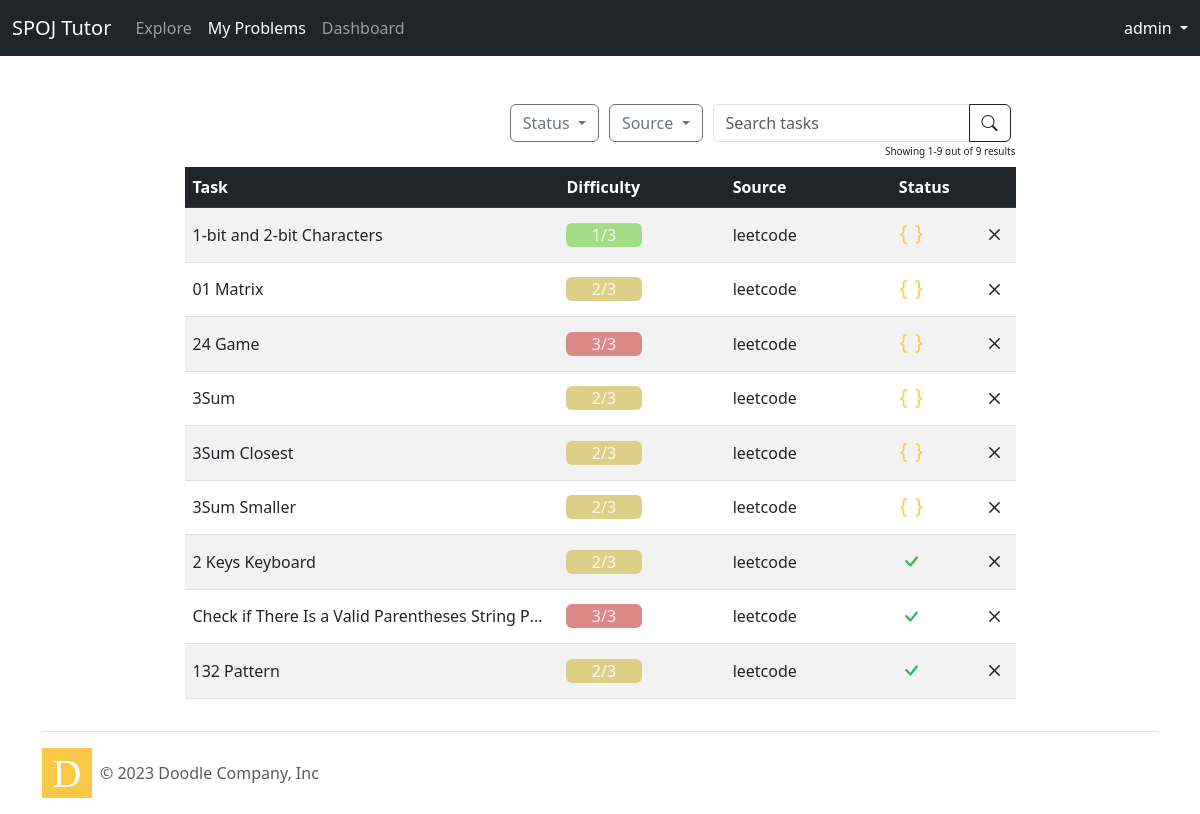
/tasks/my_problems/ (signed in), run on an earlier commit of the app's database.
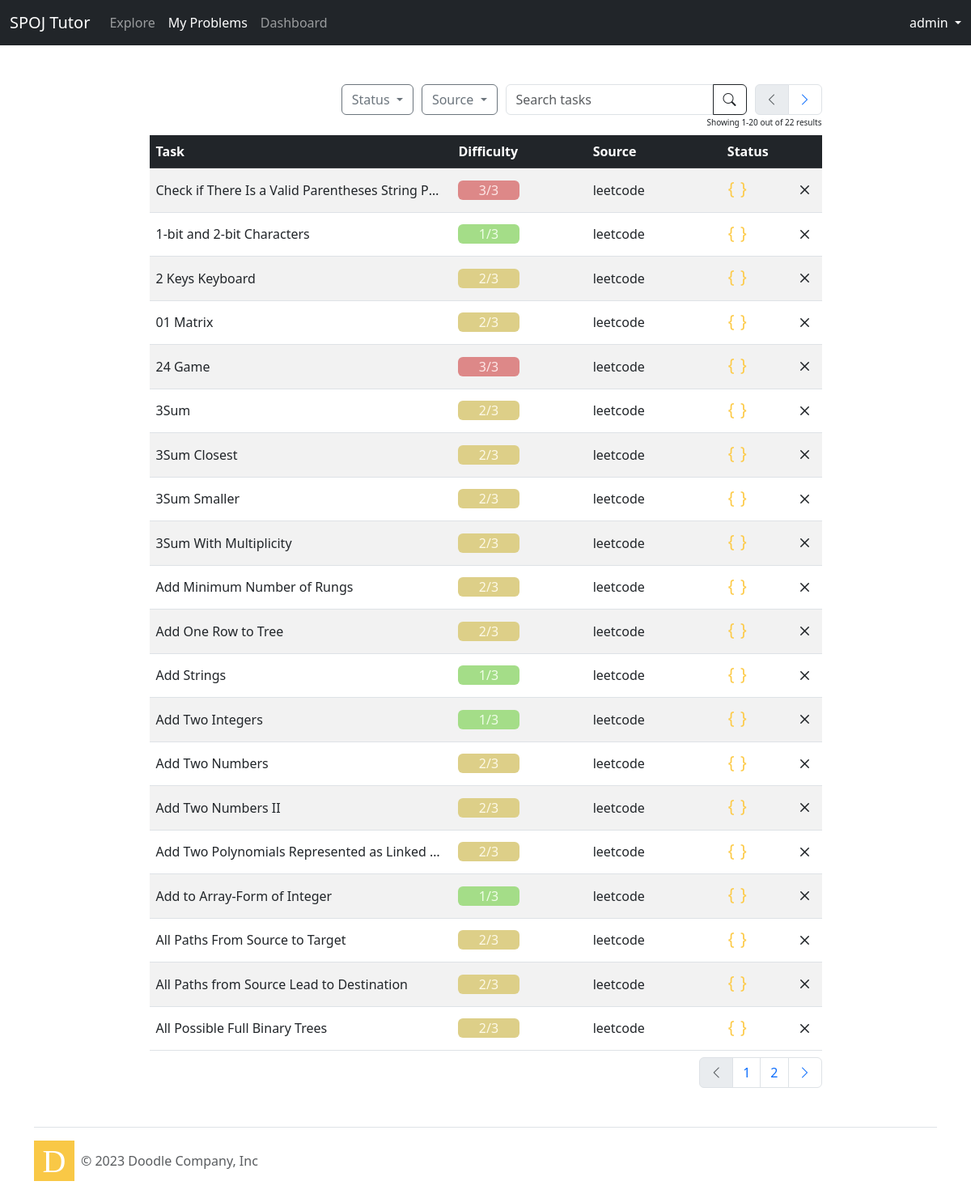
And on a later commit of the database.
### tasks/models.py (models this page shows, shortened)
class UserTask(models.Model):
    id = models.AutoField(primary_key=True)
    task_id = models.ForeignKey(Task, related_name="user_tasks", on_delete=models.CASCADE)
    user_id = models.ForeignKey(User, related_name="user_tasks", on_delete=models.CASCADE)
    class Meta:
        unique_together = ("task_id", "user_id")
    user_solution = models.CharField(max_length=1000, blank=True, null=True)
    user_note = models.CharField(max_length=500, blank=True, null=True)
    finished_date = models.DateTimeField(blank=True, null=True)

class Task(models.Model):
    id = models.AutoField(primary_key=True)
    difficulty = models.PositiveIntegerField()
    title = models.CharField(max_length=125)
    spoj = models.ForeignKey(Spoj, on_delete=models.CASCADE)
    class Meta:
        unique_together = ("difficulty", "title", "spoj", "url", "solution_url")
    url = models.URLField(max_length=200, blank=True, null=True)
    solution_url = models.URLField(max_length=200, blank=True, null=True)

class Spoj(models.Model):
    name = models.CharField(max_length=255, primary_key=True)
    amount_of_difficulty_levels = models.IntegerField(null=False, blank=False)
    url = models.URLField(max_length=200)
    def __str__(self):
        return self.name

### tasks/views.py (the view)
# urls.py: path("my_problems/", login_required(views.user_tasks), name='user_tasks'),
def user_tasks(request):
    if request.method == "POST":
        with transaction.atomic():
            task_id = request.POST["delete-user-task"]
            task = UserTask.objects.get(id=task_id)
            task.delete()
    user_task_query = UserTaskQuery(request)
    task_list = user_task_query.filtered_queryset
    tasks_count = task_list.count()
    spojs = Spoj.objects.all()
    queryset = task_list.order_by('finished_date')
    page = request.GET.get('page', 1)
    paginator = Paginator(queryset, 20)
    try:
        tasks = paginator.page(page)
    except PageNotAnInteger:
        tasks = paginator.page(1)
    except EmptyPage:
        tasks = paginator.page(paginator.num_pages)
    return render(request, 'user_tasks/user_tasks.html',
                  {'tasks': tasks, 'spojs': spojs, 'task_query': user_task_query, "tasks_count": tasks_count})

### tasks/query_params/task_query_params.py (called while the page is built, shortened)
    def _get_params(self):
        return list(self.request.GET.keys())

    def _build_url(self):
        url = ""
        for param in QUERY_PARAMS_ORDER:
            if param in self.request.GET:
                url += f"&{param}={self.request.GET.get(param)}"
        return url

    def _handle_params(self):
        user_tasks = UserTask.objects.all()
        return user_tasks

### tasks/templatetags/paginator_tags.py (called while the page is built)
@register.simple_tag
def get_proper_elided_page_range(p, number, on_each_side=1, on_ends=1):
    paginator = Paginator(p.object_list, p.per_page)
    return paginator.get_elided_page_range(number=number,
                                           on_each_side=on_each_side,
                                           on_ends=on_ends)

### templates/user_tasks/user_tasks.html (shortened to what this page needs)
{% extends 'base.html' %}
{% load static %}
{% load paginator_tags %}
{% block stylesheet %}
    {{ block.super }}
    <link rel="stylesheet" href="{% static 'css/tasks.css' %}">
{% endblock stylesheet %}
{% block navbar_items %}
    <li class="nav-item">
        <a class="nav-link" aria-current="page" href="{% url 'tasks' %}">Explore</a>
    </li>
    <li class="nav-item">
        <a class="nav-link active" href="{% url 'user_tasks' %}">My Problems</a>
    </li>
    <li class="nav-item">
        <a class="nav-link" href="{% url 'dashboard' %}">Dashboard</a>
    </li>
{% endblock navbar_items %}
{% block content %}
    <div class="row justify-content-center">
        <div class="col-lg-9 col-md-12 col-sm-12">
            {% include 'includes/user_task_table_nav.html' %}
            <table class="fixed table table-striped my-2 align-middle">
                <thead class="table-dark ">
                <tr>
                    <th style="width: 45%">Task</th>
                    <th style="width: 20%">Difficulty</th>
                    <th style="width: 20%">Source</th>
                    <th style="width: 10%">Status</th>
                    <th style="width: 5%"></th>
                </tr>
                </thead>
                <tbody>
                {% for task in tasks %}
                    <tr>
                        <td class="title"><a class="link"
                                             href="{% url 'single_user_task' task.id %}">{{ task.task_id.title }}</a>
                        </td>
                        <td>
                            <div class="diff container-lg rounded-2" id="diff">
                                {{ task.task_id.difficulty | add:1 }}/{{ task.task_id.spoj.amount_of_difficulty_levels }}
                            </div>
                        </td>
                        <td>
                            <a class="link" href={{ task.task_id.url }} target="_blank" rel="noopener noreferrer">
                                {{ task.task_id.spoj }}
                            </a>
                        </td>
                        <td class="text-left">
                            {% if task.finished_date is not None %}
                                <i class="bi bi-check icon-green" style="font-size: 25px"></i>
                            {% else %}
                                <i class="bi bi-braces icon-yellow" style="font-size: 25px"></i>
                            {% endif %}
                        </td>
                        <td>
                            <form method="post" action="{{ request.full_path }}">
                                <button class="blank-button link-delete" type="submit" name="delete-user-task"
                                        value="{{ task.id }}">
                                    <i class="bi bi-x" style="font-size: 25px"></i>
                                </button>
                            </form>
                        </td>
                    </tr>
                {% endfor %}
                </tbody>
            </table>
            {% include 'includes/table_pagination.html' %}
        </div>
    </div>
{% endblock content %}

### templates/base.html (shortened to what this page needs)
{% load static %}
<!DOCTYPE html>
<html>
<head>
    {% block stylesheet %}
        <link rel="stylesheet" href="{% static 'css/bootstrap.min.css' %}">
        <link href="{% static 'css/bootstrap-icons.css' %}" rel="stylesheet">
    {% endblock stylesheet %}
</head>
<body>
{% block body %}
    {% block nav %}
        <nav class="navbar sticky-top navbar-expand-lg bg-dark" data-bs-theme="dark">
            <div class="container-fluid">
                <a class="navbar-brand" href="{% url 'home' %}">SPOJ Tutor</a>
                <div class="collapse navbar-collapse" id="navbarNavDropdown">
                    <ul class="navbar-nav me-auto mb-2 mb-lg-0">
                        {% block navbar_items %}{% endblock navbar_items %}
                    </ul>
                    {% if user.is_authenticated %}
                        <div class="navbar-text dropdown">
                            <a class="nav-link dropdown-toggle" href="#" role="button" data-bs-toggle="dropdown"
                               aria-expanded="false">
                                {{ user.username }}
                            </a>
                        </div>
                    {% else %}
                        <form class="form-inline">
                            <a href="{% url 'login' %}" class="btn btn-outline-light">Log In</a>
                            <a href="{% url 'signup' %}" class="btn btn-primary">Sign Up</a>
                        </form>
                    {% endif %}
                </div>
            </div>
        </nav>
    {% endblock nav %}
    {% block container %}
        <div class="container mx-auto mt-5">
            {% block content %}
            {% endblock %}
        </div>
        {% block footer %}
            <div class="container">
                <footer class="d-flex flex-wrap justify-content-between align-items-center py-3 mt-4 border-top">
                    <div class="col-md-4 d-flex align-items-center">
                        <svg xmlns="http://www.w3.org/2000/svg" width="50" height="50" viewBox="0 0 200 200">
                            <rect width="100%" height="100%" fill="#F9C846"/>
                            <text x="50%" y="50%" fill="#FFFFFF" font-family="Comic Sans MS" font-size="160"
                                  text-anchor="middle"
                                  dominant-baseline="central">D
                            </text>
                        </svg>
                        <span class="mx-2 mb-3 mb-md-0 text-body-secondary">&copy; 2023 Doodle Company, Inc</span>
                    </div>
                </footer>
            </div>
        {% endblock footer %}
    {% endblock container %}
{% endblock body %}
</body>
</html>

### templates/includes/user_task_table_nav.html (shortened to what this page needs)
{% extends 'includes/table_nav.html' %}
{% block status_dropdown %}
    <div class="input-group mb-3">
                        <button class="btn btn-outline-secondary dropdown-toggle" type="button"
                                data-bs-toggle="dropdown"
                                aria-expanded="false">
                            {% if "status" in task_query.params %}
                                {% if request.GET.status == "in-my-problems" %}
                                    <i class="bi bi-braces dropdown-icon icon-yellow" style="font-size: 16px"></i> In
                                    my problems
                                {% elif request.GET.status == "solved" %}
                                    <i class="bi bi-check dropdown-icon icon-green" style="font-size: 16px"></i>
                                    Solved
                                {% endif %}
                            {% else %}
                                Status
                            {% endif %}
                        </button>
                    </div>
{% endblock status_dropdown %}

### templates/includes/table_nav.html (shortened to what this page needs)
{% load paginator_tags static %}
<div class="container text-center gx-0 ">
    <div class="d-flex justify-content-end">
        <div class="row-element">
            {% if user.is_authenticated %}
                {% block status_dropdown %}{% endblock status_dropdown %}
            {% endif %}
        </div>
        <div class="row-element">
            <div class="input-group mb-3">
                <button class="btn btn-outline-secondary dropdown-toggle" type="button" data-bs-toggle="dropdown"
                        aria-expanded="false">
                    {% if "source" in task_query.params %}
                        {{ request.GET.source }}
                    {% else %}
                        Source
                    {% endif %}
                </button>
            </div>
        </div>
        <div class="row-element">
            <div class="input-group">
                <input id="searchInput" name="search" type="search" class="form-control" placeholder="Search tasks"
                       onchange="redirect(query_param='search', query_value=null, elem_id='searchInput')"
                       value="{% if "search" in task_query.params %}{{ request.GET.search }}{% endif %}">
                <button class="btn btn-outline-dark search"
                        onclick="redirect(query_param='search', query_value=null, elem_id='searchInput')" type="submit">
                    <i class="bi bi-search icon-grey icon"></i>
                </button>
            </div>
        </div>
        {% if tasks.has_other_pages %}
            <div class="row-element-last-right">
                <nav aria-label="Topics pagination" class="mb-4">
                    <ul class="pagination">
                        {% if tasks.has_previous %}
                            <li class="page-item">
                                <a class="page-link"
                                   onclick="redirect(query_param='page', query_value='{{ tasks.previous_page_number }}')"><i
                                        class="bi bi-chevron-left"></i></a>
                            </li>
                        {% else %}
                            <li class="page-item disabled">
                                <span class="page-link"><i class="bi bi-chevron-left"></i></span>
                            </li>
                        {% endif %}
                        {% if tasks.has_next %}
                            <li class="page-item">
                                <a class="page-link"
                                   onclick="redirect(query_param='page', query_value='{{ tasks.next_page_number }}')"><i
                                        class="bi bi-chevron-right"></i></a>
                            </li>
                        {% else %}
                            <li class="page-item disabled">
                                <span class="page-link"><i class="bi bi-chevron-right"></i></span>
                            </li>
                        {% endif %}
                    </ul>
                </nav>
            </div>
        {% endif %}
    </div>
    <div class="d-flex justify-content-end">
        <span class="table-info">Showing {{ tasks.start_index }}-{{ tasks.end_index }} out of {{ tasks_count }} results</span>
    </div>
</div>

### templates/includes/table_pagination.html (shortened to what this page needs)
{% load paginator_tags %}
{% load static %}
{% if tasks.has_other_pages %}
    <nav aria-label="Tasks pagination" class="mb-4">
        <ul class="pagination justify-content-end">
            {% if tasks.has_previous %}
                <li class="page-item">
                    <a class="page-link" onclick="redirect(query_param='page', query_value='{{ tasks.previous_page_number }}')"><i
                            class="bi bi-chevron-left"></i></a>
                </li>
            {% else %}
                <li class="page-item disabled">
                    <span class="page-link"><i class="bi bi-chevron-left"></i></span>
                </li>
            {% endif %}
            {% for i in tasks.paginator.get_elided_page_range %}
                {% if page_obj.number == i %}
                    <li class="active page-item">
                        <span class="page-link">{{ i }}</span>
                    </li>
                {% else %}
                    {% if i == paginator.ELLIPSIS %}
                        <li class="page-item">
                            <span class="page-link">{{ paginator.ELLIPSIS }}</span>
                        </li>
                    {% else %}
                        <li class="page-item">
                            <a class="page-link" onclick="redirect(query_param='page', query_value='{{ i }}')">{{ i }}</a>
                        </li>
                    {% endif %}
                {% endif %}
            {% endfor %}
            {% if tasks.has_next %}
                <li class="page-item">
                    <a class="page-link" onclick="redirect(query_param='page', query_value='{{ tasks.next_page_number }}')"><i
                            class="bi bi-chevron-right"></i></a>
                </li>
            {% else %}
                <li class="page-item disabled">
                    <span class="page-link"><i class="bi bi-chevron-right"></i></span>
                </li>
            {% endif %}
        </ul>
    </nav>
{% endif %}

### static/css/tasks.css (style rules this page uses)
.diff { width: 50%; height: auto; text-align: center; float: left; }
.fixed { table-layout: fixed; }
.title { overflow: hidden; white-space: nowrap; text-overflow: ellipsis; }
.link { color: #212529; text-decoration: none; }
.link-delete { color: #212529; text-decoration: none; }
.icon-grey { color: #212529; }
.row-element { margin: 0 5px 0 5px; height: 40px; }
.row-element-last-right { margin-left: 5px; height: 40px; }
.icon-yellow { color: #FDCB4A; }
.table-info { font-size: 10px; color: #212529; }
.blank-button { background: none; color: inherit; border: none; padding: 0; font: inherit; cursor: pointer; outline: inherit; }

What changed in the data, as far as the page shows it:
no longer on this page (row unchanged): UserTask: task_id "132 Pattern", task_id.difficulty|add "2", task_id.spoj.amount_of_difficulty_levels "3", task_id.spoj "leetcode", {{ task.id }} 28 (drawn)
changed UserTask "Check if There Is a Valid Parentheses String P…": moves up the list
changed UserTask "2 Keys Keyboard": moves up the list
added UserTask: task_id "3Sum With Multiplicity", task_id.difficulty|add "2", task_id.spoj.amount_of_difficulty_levels "3", task_id.spoj "leetcode", {{ task.id }} 35 (drawn)
added UserTask: task_id "Add Minimum Number of Rungs", task_id.difficulty|add "2", task_id.spoj.amount_of_difficulty_levels "3", task_id.spoj "leetcode", {{ task.id }} 36 (drawn)
added UserTask: task_id "Add One Row to Tree", task_id.difficulty|add "2", task_id.spoj.amount_of_difficulty_levels "3", task_id.spoj "leetcode", {{ task.id }} 37 (drawn)
added UserTask: task_id "Add Strings", task_id.difficulty|add "1", task_id.spoj.amount_of_difficulty_levels "3", task_id.spoj "leetcode", {{ task.id }} 38 (drawn)
added UserTask: task_id "Add Two Integers", task_id.difficulty|add "1", task_id.spoj.amount_of_difficulty_levels "3", task_id.spoj "leetcode", {{ task.id }} 39 (drawn)
added UserTask: task_id "Add Two Numbers", task_id.difficulty|add "2", task_id.spoj.amount_of_difficulty_levels "3", task_id.spoj "leetcode", {{ task.id }} 40 (drawn)
added UserTask: task_id "Add Two Numbers II", task_id.difficulty|add "2", task_id.spoj.amount_of_difficulty_levels "3", task_id.spoj "leetcode", {{ task.id }} 42 (drawn)
added UserTask: task_id "Add Two Polynomials Represented as Linked…", task_id.difficulty|add "2", task_id.spoj.amount_of_difficulty_levels "3", task_id.spoj "leetcode", {{ task.id }} 43 (drawn)
added UserTask: task_id "Add to Array-Form of Integer", task_id.difficulty|add "1", task_id.spoj.amount_of_difficulty_levels "3", task_id.spoj "leetcode", {{ task.id }} 44 (drawn)
added UserTask: task_id "All Paths From Source to Target", task_id.difficulty|add "2", task_id.spoj.amount_of_difficulty_levels "3", task_id.spoj "leetcode", {{ task.id }} 45 (drawn)
added UserTask: task_id "All Paths from Source Lead to Destination", task_id.difficulty|add "2", task_id.spoj.amount_of_difficulty_levels "3", task_id.spoj "leetcode", {{ task.id }} 46 (drawn)
added UserTask: task_id "All Possible Full Binary Trees", task_id.difficulty|add "2", task_id.spoj.amount_of_difficulty_levels "3", task_id.spoj "leetcode", {{ task.id }} 47 (drawn)
Also different on the page:
{{ tasks.end_index }}: "9" → "20"
{{ tasks_count }}: "9" → "22"
new list line: "1"
new list line: "2"
